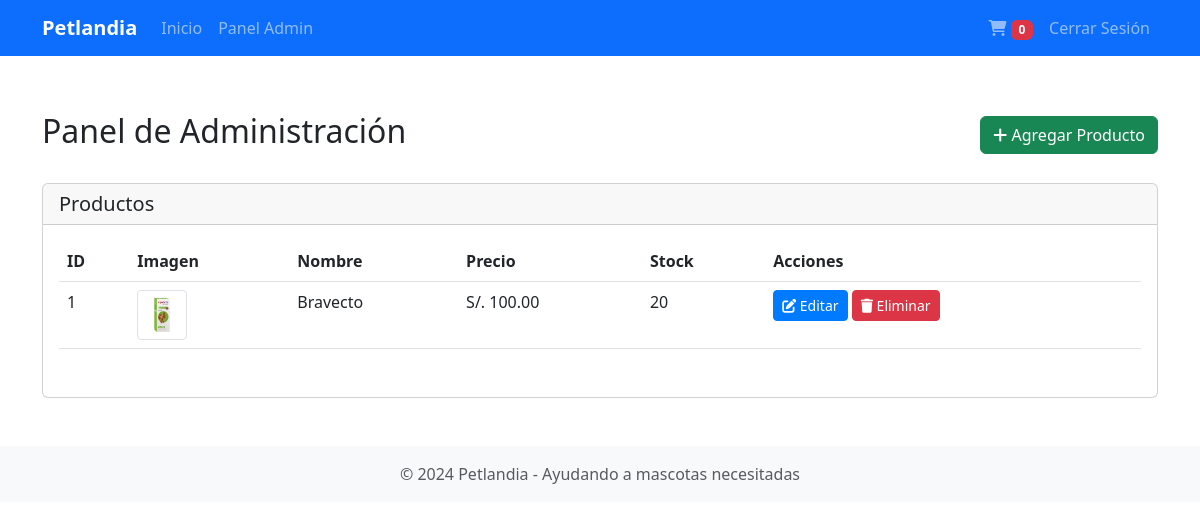
Page /admin (signed in) on the earlier database version.
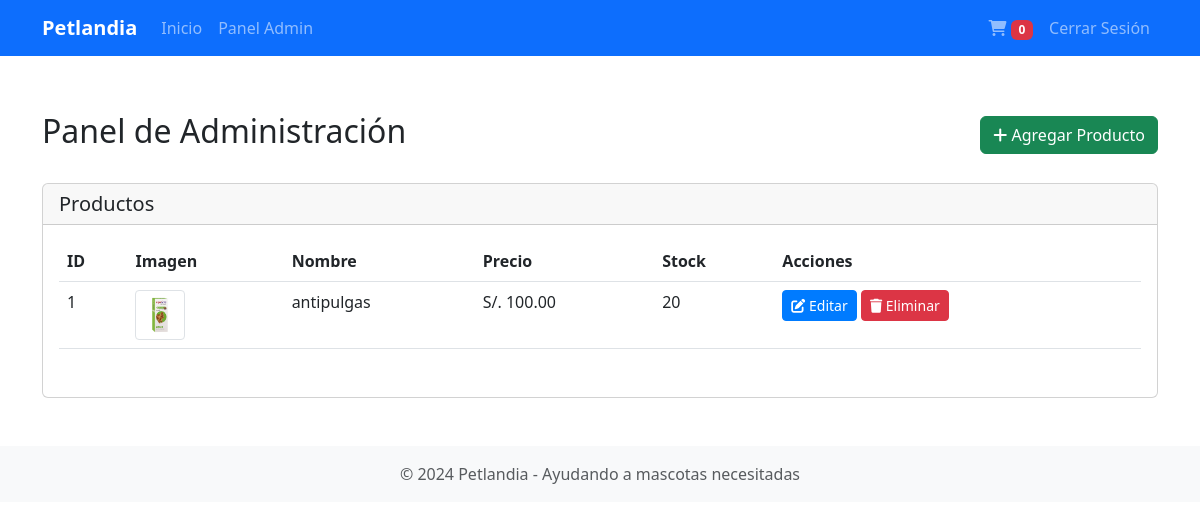
Same page on the later database version.
### app.py (models this page shows)
class Product(db.Model):
    id = db.Column(db.Integer, primary_key=True)
    name = db.Column(db.String(100), nullable=False)
    description = db.Column(db.Text, nullable=False)
    price = db.Column(db.Float, nullable=False)
    image_url = db.Column(db.String(200))
    stock = db.Column(db.Integer, default=0)
    created_at = db.Column(db.DateTime, default=datetime.utcnow)
    updated_at = db.Column(db.DateTime, default=datetime.utcnow, onupdate=datetime.utcnow)

### app.py (the view)
@app.route('/admin')
@login_required
def admin():
    if not current_user.is_admin:
        flash('Acceso no autorizado', 'danger')
        return redirect(url_for('index'))
    products = Product.query.all()
    return render_template('admin/dashboard.html', products=products)

### app.py (called while the page is built)
@login_manager.user_loader
def load_user(user_id):
    return User.query.get(int(user_id))

### app/templates/admin/dashboard.html (shortened to what this page needs)
{% extends "base.html" %}
{% block content %}
<div class="d-flex justify-content-between align-items-center mb-4">
    <h2>Panel de Administración</h2>
    <button class="btn btn-success" data-bs-toggle="modal" data-bs-target="#addProductModal">
        <i class="fas fa-plus"></i> Agregar Producto
    </button>
</div>
<div class="card">
    <div class="card-header">
        <h5 class="mb-0">Productos</h5>
    </div>
    <div class="card-body">
        <div class="table-responsive">
            <table class="table table-hover">
                <thead>
                    <tr>
                        <th>ID</th>
                        <th>Imagen</th>
                        <th>Nombre</th>
                        <th>Precio</th>
                        <th>Stock</th>
                        <th>Acciones</th>
                    </tr>
                </thead>
                <tbody>
                    {% for product in products %}
                    <tr>
                        <td>{{ product.id }}</td>
                        <td>
                            <img src="{{ product.image_url or url_for('static', filename='img/default-product.jpg') }}"
                                 alt="{{ product.name }}"
                                 class="img-thumbnail"
                                 style="max-width: 50px;">
                        </td>
                        <td>{{ product.name }}</td>
                        <td>S/. {{ "%.2f"|format(product.price) }}</td>
                        <td>{{ product.stock }}</td>
                        <td>
                            <button class="btn btn-sm btn-primary"
                                    onclick="editProduct({{ product.id }})"
                                    data-bs-toggle="modal"
                                    data-bs-target="#editProductModal">
                                <i class="fas fa-edit"></i> Editar
                            </button>
                            <button class="btn btn-sm btn-danger"
                                    onclick="deleteProduct({{ product.id }})">
                                <i class="fas fa-trash"></i> Eliminar
                            </button>
                        </td>
                    </tr>
                    {% endfor %}
                </tbody>
            </table>
        </div>
    </div>
</div>
{% endblock %}

Differences in the rows shown:
changed Product id 1: name "Bravecto" → "antipulgas"
